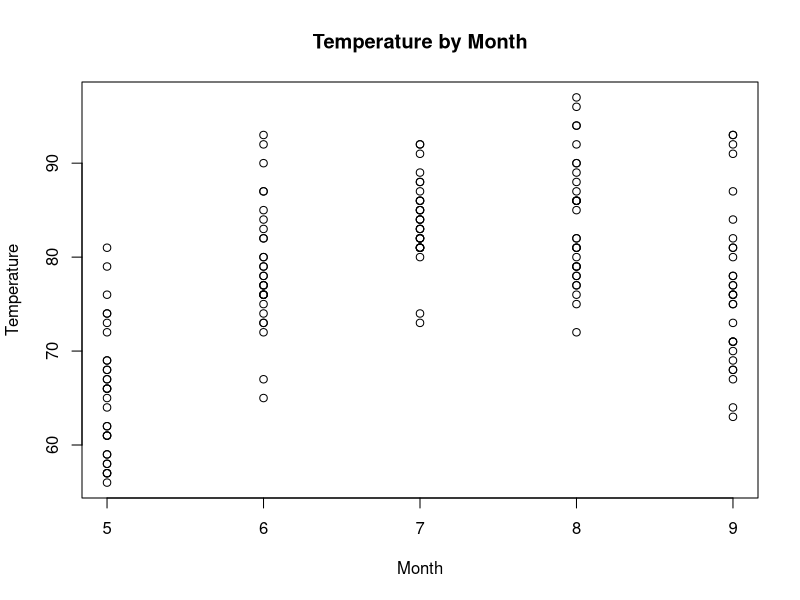
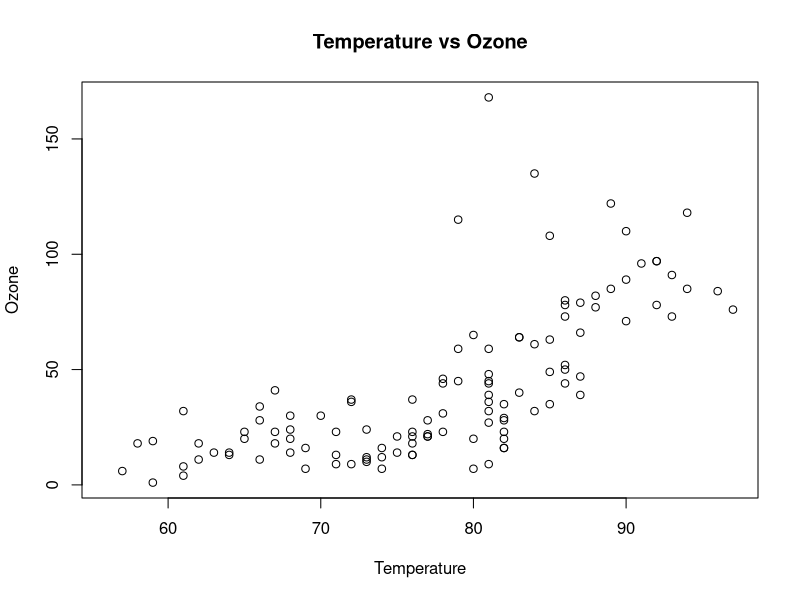
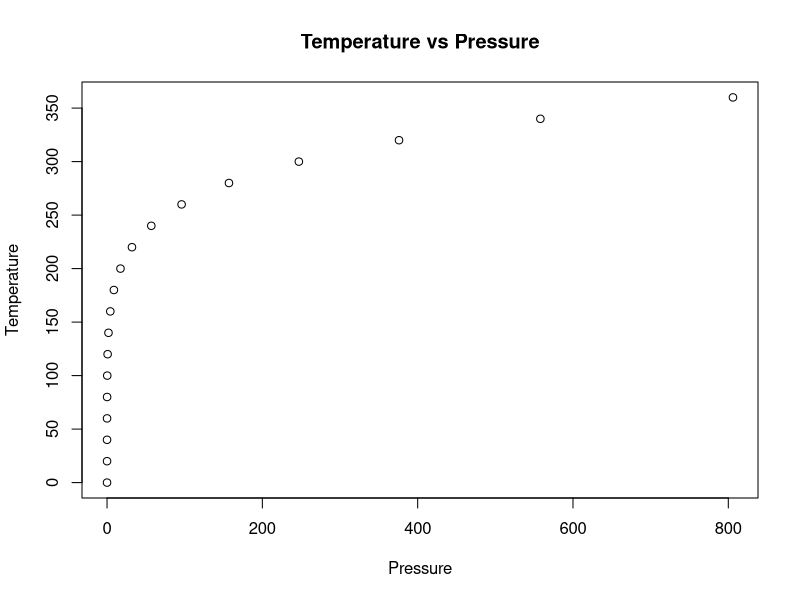
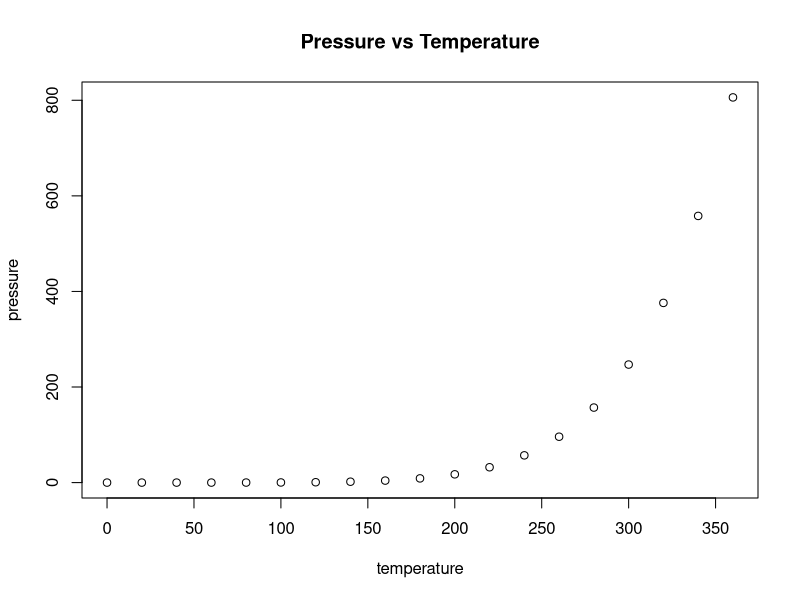

Here is the R script that generated these plots, in order:
## ---- chunk 1
knitr::opts_chunk$set(echo = TRUE)
## ---- chunk 2
    sessionInfo()
## ---- chunk 3
# A complete comment line
c(1,2,3,4,5) # A comment after R code 
## ---- chunk 4
plot(x=airquality$Month, y=airquality$Temp, xlab="Month",ylab="Temperature",main="Temperature by Month")
## ---- chunk 5
plot(x=airquality$Temp, y=airquality$Ozone, xlab="Temperature",ylab="Ozone",main="Temperature vs Ozone")
## ---- chunk 6
plot(x=pressure$pressure,y=pressure$temperature,xlab="Pressure",ylab="Temperature",main="Temperature vs Pressure" )
## ---- chunk 7
plot(x=pressure$temperature,y=pressure$pressure,ylab="pressure",xlab="temperature",main="Pressure vs Temperature" )
